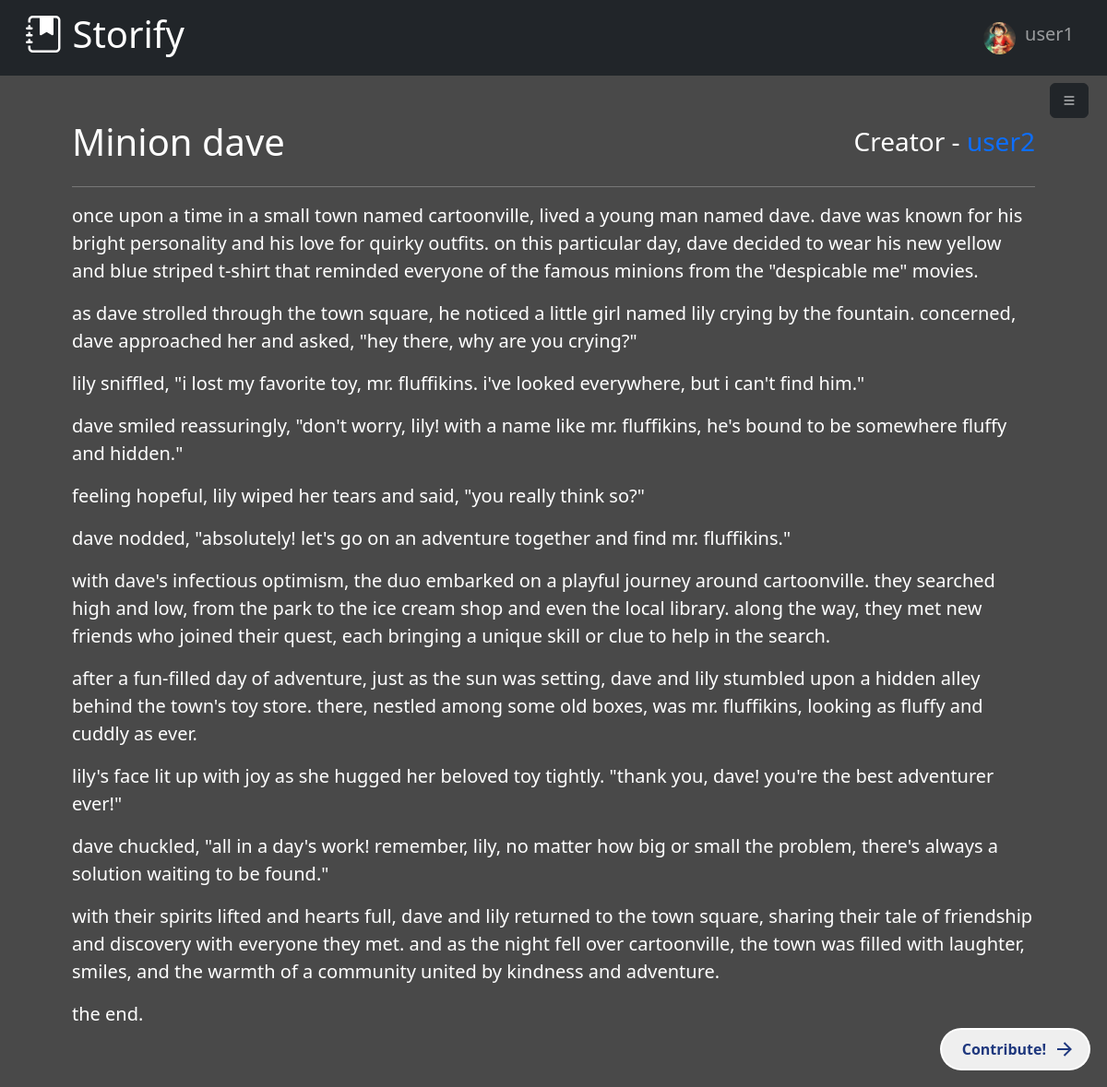
Page /view-story/2 (signed in) on the committed database.
### website/models.py (models this page shows)
class User(db.Model, UserMixin):
    id = db.Column(db.Integer, primary_key=True)
    email = db.Column(db.String(150), unique=True)
    username = db.Column(db.String(50), unique=True)
    bio = db.Column(db.String(250))
    password = db.Column(db.String(150))
    stories = db.relationship("Story", backref="user", passive_deletes=True)
    contributions = db.relationship("Contribution", backref="user", passive_deletes=True)
    likes_story = db.relationship("Like_story", backref="user", passive_deletes=True)
    likes_contribution = db.relationship("Like_contribution", backref="user", passive_deletes=True)

class Story(db.Model):
    id = db.Column(db.Integer, primary_key=True)
    title = db.Column(db.String(50), unique=True)
    part1 = db.Column(db.String(500))
    part2 = db.Column(db.String(500))
    part3 = db.Column(db.String(500))
    created_at = db.Column(db.DateTime(timezone=True), default=func.now())
    user_id = db.Column(db.Integer, db.ForeignKey("user.id", ondelete="CASCADE"), nullable=False)
    contributions = db.relationship("Contribution", backref="story", passive_deletes=True)
    likes = db.relationship("Like_story", backref="story", passive_deletes=True)

### website/views.py (the view)
@views.route("/view-story/<id>")
@login_required
def view_story(id):
    story = Story.query.filter_by(id=id).first()
    contributions = Contribution.query.filter_by(story_id=id).all()
    if not story:
        return redirect(url_for("views.home"))
    return render_template("story-view.html", story=story, user=current_user, contributions=contributions)

### website/__init__.py (called while the page is built)
def create_app():
    app = Flask(__name__)
    app.config["SECRET_KEY"] = "secret"
    app.config["SQLALCHEMY_DATABASE_URI"] = f"sqlite:///{DB_NAME}"
    db.init_app(app)
    from .views import views
    from .auth import auth
    app.register_blueprint(views, url_prefix="/")
    app.register_blueprint(auth, url_prefix="/")
    from .models import User, Story, Contribution, Like_contribution, Like_story
    create_database(app)
    login_manager = LoginManager()
    login_manager.login_view = "auth.login"
    login_manager.init_app(app)
    @login_manager.user_loader
    def load_user(id):
        return User.query.get(int(id))
    return app

### website/templates/story-view.html (shortened to what this page needs)
{% extends "base.html" %}{% block title %} {{ story.title }} {% endblock %} {%
block content %}
<link
  rel="stylesheet"
  href="{{ url_for('static', filename='css/story-view.css') }}"
/>
<button
  id="menu-btn"
  type="button"
  class="btn btn-dark"
  data-bs-toggle="modal"
  data-bs-target="#exampleModal"
  style="position: fixed; right: 20px; top: 90px; left: auto"
>
  <i class="bi bi-list"></i>
</button>
<div class="container p-5">
  <div
    class="d-flex flex-direction-horizontal"
    style="justify-content: space-between; align-items: center"
  >
    <h1>{{ story.title }}</h1>
    <h3>
      Creator -
      <a href="/profile/{{ story.user.id }}">{{ story.user.username }}</a>
    </h3>
  </div>
  <hr />
  <p>{{ story.part1 |safe }}</p>
  <p>{{ story.part2 |safe }}</p>
  <div id="editable">{{ story.part3 |safe}}</div>
</div>
<button
  class="animated-button"
  onclick="location.href='/create-contribution/{{story.id}}';"
>
  <span class="text">Contribute!</span>
  <svg viewBox="0 0 24 24" class="arr-1" xmlns="http://www.w3.org/2000/svg">
    <path
      d="M16.1716 10.9999L10.8076 5.63589L12.2218 4.22168L20 11.9999L12.2218 19.778L10.8076 18.3638L16.1716 12.9999H4V10.9999H16.1716Z"
    ></path>
  </svg>
</button>
{% endblock %}

### website/templates/base.html (shortened to what this page needs)
<!DOCTYPE html>
<html lang="en">
  <head>
    <link
      href="https://cdn.jsdelivr.net/npm/bootstrap@5.3.3/dist/css/bootstrap.min.css"
      rel="stylesheet"
    />
    <link
      rel="stylesheet"
      href="https://cdn.jsdelivr.net/npm/bootstrap-icons@1.11.3/font/bootstrap-icons.min.css"
    />
    <link
      rel="stylesheet"
      href="{{ url_for('static', filename='css/homepage-styles.css') }}"
    />
  </head>
  <body>
    <nav class="navbar navbar-expand-lg navbar-dark bg-dark px-3">
      <div class="container-fluid">
        <a class="navbar-brand" href="/home"
          ><h1><i class="bi bi-journal-bookmark-fill"></i> Storify</h1></a
        >
        <div class="collapse navbar-collapse" id="navbarSupportedContent">
          <ul class="navbar-nav ms-auto mb-2 mb-lg-0 profile-menu">
            <li class="nav-item dropdown">
              <a
                class="nav-link dropdown-toggle"
                href="#"
                id="navbarDropdown"
                role="button"
                data-bs-toggle="dropdown"
                aria-expanded="false"
              >
                <div class="d-flex" style="align-items: center;">
                  <div class="img-div">
                  </div>
                  <h5 style="margin-left: 10px">{{ user.username }}</h5>
                </div>
              </a>
            </li>
          </ul>
        </div>
      </div>
    </nav>
    {% block content %} {% endblock %}
  </body>
</html>

### website/static/css/homepage-styles.css (style rules this page uses)
body { background-color: #494949; }
.animated-button { position: fixed; z-index: 1; top: auto; right: 20px; bottom: 20px; left: auto; display: flex; align-items: center; gap: 4px; padding: 5px 30px; border: 4px solid; border-color: transparent; font-size: 16px; border-radius: 100px; font-weight: 600; color: #1f387e; box-shadow: 0 0 0 2px #ffffff; cursor: pointer; overflow: hidden; transition: all 0.6s cubic-bezier(0.23, 1, 0.32, 1); }
.animated-button svg { position: absolute; width: 24px; fill: #1f387e; z-index: 9; transition: all 0.8s cubic-bezier(0.23, 1, 0.32, 1); }
.animated-button .arr-1 { right: 10px; }
.animated-button .text { position: relative; z-index: 1; transform: translateX(-12px); transition: all 0.8s cubic-bezier(0.23, 1, 0.32, 1); }
.dropdown-toggle::after { content: none !important; }
a { text-decoration: none !important; }
.img-div { height: 35px; width: 35px; border-radius: 50%; background-image: url(../images/img3.jpg); background-position: center; background-size: cover; }

### website/static/css/story-view.css (style rules this page uses)
body { color: white; }
.animated-button { position: fixed; z-index: 1; top: auto; right: 20px; bottom: 20px; left: auto; display: flex; align-items: center; gap: 4px; padding: 5px 30px; border: 4px solid; border-color: transparent; font-size: 16px; border-radius: 100px; font-weight: 600; color: #1f387e; box-shadow: 0 0 0 2px #ffffff; cursor: pointer; overflow: hidden; transition: all 0.6s cubic-bezier(0.23, 1, 0.32, 1); }
.animated-button svg { position: absolute; width: 24px; fill: #1f387e; z-index: 9; transition: all 0.8s cubic-bezier(0.23, 1, 0.32, 1); }
.animated-button .arr-1 { right: 10px; }
.animated-button .text { position: relative; z-index: 1; transform: translateX(-12px); transition: all 0.8s cubic-bezier(0.23, 1, 0.32, 1); }

### website/templates/story-view.html (style rules this page uses)
p { font-size: 20px; }

### rows in the picture
User: username "user1"
Story: title "Minion dave", part1 "once upon a time in a small town named cartoonville, lived a young man named dave. dave was known for his bright personality and his love for quirky outfits. on this particular day, dave decided to wear his new yellow and blue striped t-shirt that reminded everyone of the famous minions from the \"despicable me\" movies.", part2 "as dave strolled through the town square, he noticed a little girl named lily crying by the fountain. concerned, dave approached her and asked, \"hey there, why are you crying?\" lily sniffled, \"i lost my favorite toy, mr. fluffikins. i've looked everywhere, but i can't find him.\" dave smiled reassuringly, \"don't worry, lily! with a name like mr. fluffikins, he's bound to be somewhere fluffy and hidden.\" feeling hopeful, lily wiped her tears and said, \"you really think so?\" dave nodded, \"absolutely! let's go on an adventure together and find mr. fluffikins.\" with dave's infectious optimism, the duo embarked on a playful journey around cartoonville. they searched high and low, from the park to…", part3 "lily's face lit up with joy as she hugged her beloved toy tightly. \"thank you, dave! you're the best adventurer ever!\" dave chuckled, \"all in a day's work! remember, lily, no matter how big or small the problem, there's always a solution waiting to be found.\" with their spirits lifted and hearts full, dave and lily returned to the town square, sharing their tale of friendship and discovery with everyone they met. and as the night fell over cartoonville, the town was filled with laughter, smiles, and the warmth of a community united by kindness and adventure. the end."
User: user.username "user2"
